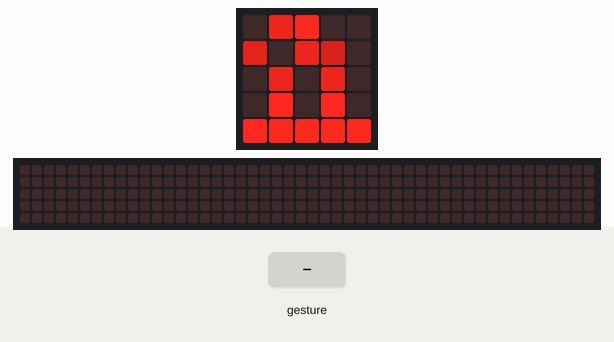
This program was run on a simulated BBC micro:bit running MicroPython. Shown: the board's 5×5 LED display, a strip that is not on the board, showing the scrolling text unrolled. The test bench sets the inputs (shaded band). Random numbers come from a fixed seed; a tilt is held for 1.5 s and a shake lasts 1 s, then the board lies face up again; the 48×5 strip is a reading aid, not a part: it shows the text the display is scrolling, unrolled, one strip-width of it at a time.

Above: at 1.2 s.
1.3 s: gesture 'shake'
At 1.57 s:
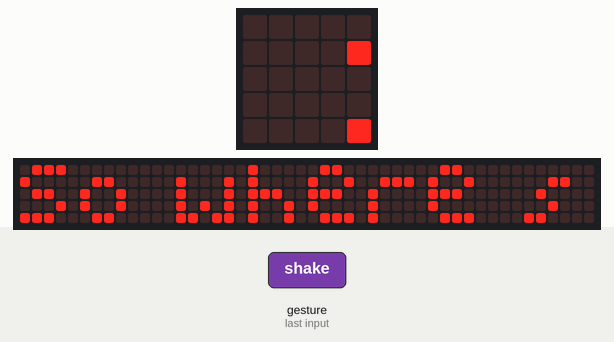
At 20.6 s:
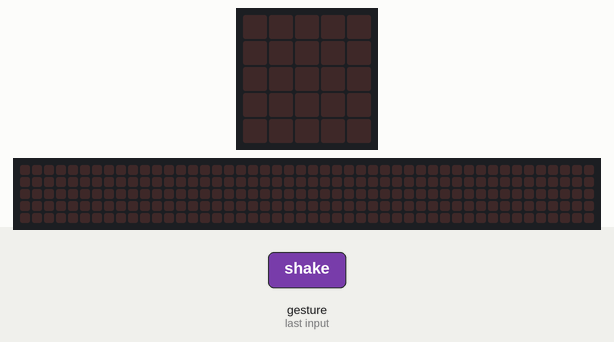

The program:

harry-potter-sorting-hat.py
```python
from microbit import *
import random

# Images for the sorting hat and the four hogwarts houses
hat = Image("07900:60750:07070:09090:99999")

# Snake
slytherin = Image("09999:90099:09940:40090:09940")
# Badger
hufflepuff = Image("99999:90909:90909:09090:00900")
# Claw
ravenclaw = Image("00900:00900:09990:90909:90909")
# Sword
gryffindor = Image("00009:00090:90900:09000:90900")

choices = [

    ["Slytherin", slytherin],
    ["Hufflepuff", hufflepuff],
    ["Ravenclaw", ravenclaw],
    ["Gryffindor", gryffindor]
]

thinking = [

    "Hmm. Difficult",
    "Very Difficult...",
    "So where shall I put you?",
    "Ah, right then",
    "Hmm, right",
    "Hmm",
    "Okay",
    "Well, I know just what to do with you...",
    "Right, Ok",
    "Not Slytherin, Eh?"
]

while True:

    display.show(hat)

    if accelerometer.was_gesture("shake"):
       display.scroll(random.choice(thinking))
       sleep(1000)

       house = random.choice(choices)

       display.scroll(house[0]) # name
       display.show(house[1]) # picture
       sleep(2000)
```

Measured:
- after the input at 1.3 s, the display: changes after 0.20 s (image 1)
- what the display in image 2 shows lasts 1.0 s, from 19.8 s to 20.8 s
